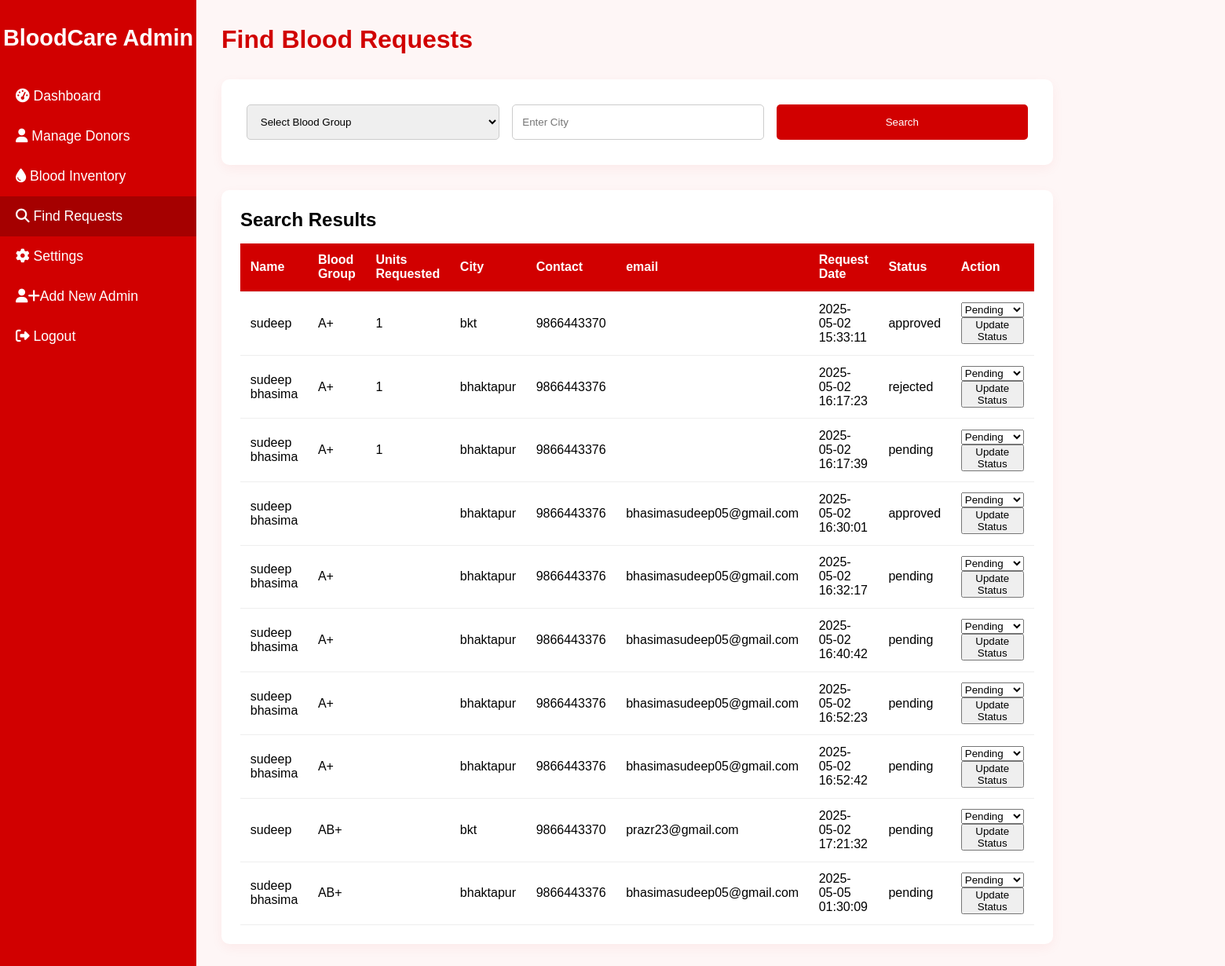
Page /finds_requests.php on the earlier database version.
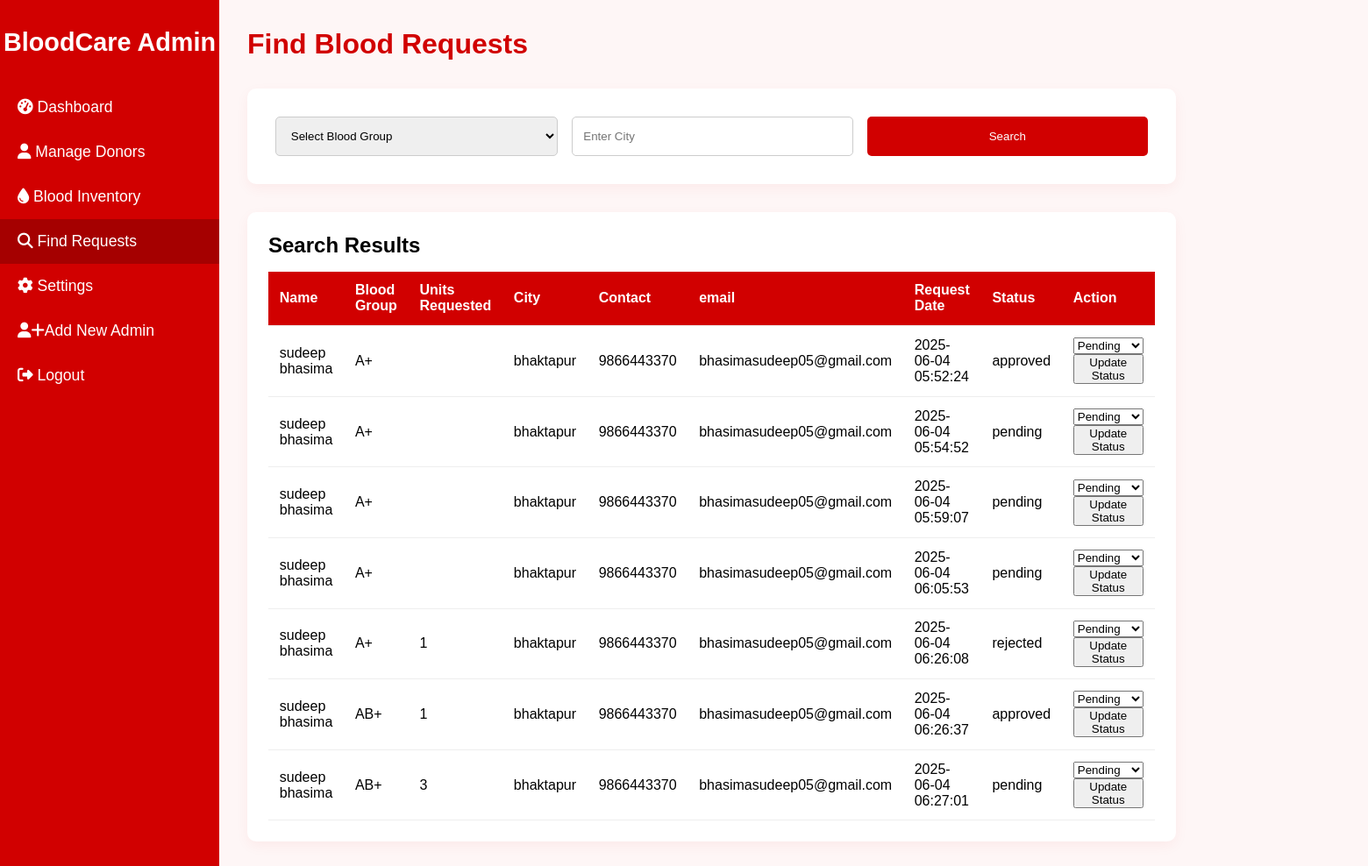
Same page on the later database version.
### tables this page shows
CREATE TABLE `blood_requests` (
  `id` int(11) NOT NULL,
  `blood_group` varchar(5) DEFAULT NULL,
  `units_requested` int(11) DEFAULT NULL,
  `user_id` int(11) DEFAULT NULL,
  `name` varchar(100) DEFAULT NULL,
  `city` varchar(100) DEFAULT NULL,
  `contact` varchar(20) DEFAULT NULL,
  `request_time` timestamp NOT NULL DEFAULT current_timestamp(),
  `status` enum('pending','approved','rejected') DEFAULT 'pending',
  `user_email` varchar(255) DEFAULT NULL
);

### finds_requests.php (the view, shortened to what this page needs)
<?php
include 'connection.php';
$city = isset($_POST['city']) ? trim($_POST['city']) : '';
$query = "SELECT * FROM blood_requests WHERE 1=1";
$stmt = $con->prepare($query);
$stmt->execute();
$result = $stmt->get_result();
?>
<!DOCTYPE html>
<html lang="en">
<head>
    <link rel="stylesheet" href="https://cdnjs.cloudflare.com/ajax/libs/font-awesome/6.4.0/css/all.min.css">
</head>
<body>
    <div class="sidebar">
        <h2>BloodCare Admin</h2>
        <ul>
            <li><a href="admin_dashboard.php"><i class="fas fa-tachometer-alt"></i> Dashboard</a></li>
            <li><a href="manage_donors.php"><i class="fas fa-user"></i> Manage Donors</a></li>
            <li><a href="blood_inventory.php"><i class="fas fa-tint"></i> Blood Inventory</a></li>
            <li class="active"><a href="find_requests.php"><i class="fas fa-search"></i> Find Requests</a></li>
            <li><a href="admin_update.php"><i class="fas fa-cog"></i> Settings</a></li>
             <li><a href="admin_register.php"> <i class="fa-solid fa-user">+</i>Add New Admin</a></li>
            <li><a href="logout.php"><i class="fas fa-sign-out-alt"></i> Logout</a></li>
        </ul>
    </div>
    <div class="main-content">
        <div class="header">
            <h1>Find Blood Requests</h1>
        </div>
        <div class="search-section">
            <form action="" method="post">
                <select name="blood_group">
                    <option value="">Select Blood Group</option>
                </select>
                <input type="text" name="city" placeholder="Enter City" value="<?= htmlspecialchars($city) ?>">
                <button type="submit">Search</button>
            </form>
        </div>
        <div class="results">
            <h2>Search Results</h2>
            <table>
                <thead>
                    <tr>
                        <th>Name</th>
                        <th>Blood Group</th>
                        <th>Units Requested</th>
                        <th>City</th>
                        <th>Contact</th>
                        <th>email</th>
                        <th>Request Date</th>
                        <th>Status</th>
                        <th>Action</th>
                    </tr>
                </thead>
                <tbody>
                    <?php if (mysqli_num_rows($result) > 0): ?>
                        <?php while ($row = mysqli_fetch_assoc($result)): ?>
                            <tr>
                                <td><?= htmlspecialchars($row['name']) ?></td>
                                <td><?= htmlspecialchars($row['blood_group']) ?></td>
                                <td><?= htmlspecialchars($row['units_requested']) ?></td>
                                <td><?= htmlspecialchars($row['city']) ?></td>
                                <td><?= htmlspecialchars($row['contact']) ?></td>
                                <td><?= htmlspecialchars($row['user_email']) ?></td>
                                <td><?= htmlspecialchars($row['request_time']) ?></td>
                                <td><?= htmlspecialchars($row['status']) ?></td>
                                <td>
                                    <form action="update_status.php" method="post">
                                        <select name="status">
                                            <option value="Pending" <?= $row['status'] == 'Pending' ? 'selected' : '' ?>>Pending</option>
                                        </select>
                                        <button type="submit">Update Status</button>
                                    </form>
                                </td>
                            </tr>
                        <?php endwhile; ?>
                    <?php else: ?>
                        <tr>
                            <td colspan="7">No requests found.</td>
                        </tr>
                    <?php endif; ?>
                </tbody>
            </table>
        </div>
    </div>
</body>
</html>

### finds_requests.php (style rules this page uses)
* { margin: 0; padding: 0; box-sizing: border-box; font-family: 'Poppins', sans-serif; }
body { background: #fef6f6; min-height: 100vh; display: flex; }
.sidebar { width: 250px; background: #d10000; color: #fff; position: fixed; height: 100%; padding-top: 2rem; }
.sidebar h2 { text-align: center; margin-bottom: 2rem; font-size: 1.8rem; }
.sidebar ul { list-style: none; }
.sidebar ul li { padding: 15px 20px; transition: 0.3s; }
.sidebar ul li a { color: #fff; text-decoration: none; font-size: 1.1rem; display: block; }
.sidebar ul li:hover, .sidebar ul li.active { background: #a50000; }
.main-content { margin-left: 250px; padding: 2rem; flex: 1; }
.header { display: flex; justify-content: space-between; align-items: center; margin-bottom: 2rem; }
.header h1 { font-size: 2rem; color: #d10000; }
.search-section { background: white; padding: 2rem; border-radius: 10px; box-shadow: 0 5px 15px rgba(209, 0, 0, 0.05); margin-bottom: 2rem; }
.search-section form { display: flex; flex-wrap: wrap; gap: 1rem; }
.search-section input, .search-section select, .search-section button { padding: 0.8rem; border: 1px solid #ccc; border-radius: 5px; flex: 1; min-width: 200px; }
.search-section button { background: #d10000; color: white; border: none; cursor: pointer; transition: background 0.3s; }
.results { background: white; padding: 1.5rem; border-radius: 10px; box-shadow: 0 5px 15px rgba(209, 0, 0, 0.05); }
table { width: 100%; border-collapse: collapse; margin-top: 1rem; }
table th, table td { padding: 0.8rem; border-bottom: 1px solid #eee; text-align: left; }
table th { background: #d10000; color: white; }

Differences in the rows shown:
removed blood_requests: name "sudeep", blood_group "A+", units_requested "1", city "bkt", contact "9866443370", request_time "2025-05-02 15:33:11", status "approved"
removed blood_requests: name "sudeep bhasima", blood_group "A+", units_requested "1", city "bhaktapur", contact "9866443376", request_time "2025-05-02 16:17:23", status "rejected"
removed blood_requests: name "sudeep bhasima", blood_group "A+", units_requested "1", city "bhaktapur", contact "9866443376", request_time "2025-05-02 16:17:39", status "pending"
removed blood_requests: name "sudeep bhasima", city "bhaktapur", contact "9866443376", user_email "bhasimasudeep05@gmail.com", request_time "2025-05-02 16:30:01", status "approved"
removed blood_requests: name "sudeep bhasima", blood_group "A+", city "bhaktapur", contact "9866443376", user_email "bhasimasudeep05@gmail.com", request_time "2025-05-02 16:32:17", status "pending"
removed blood_requests: name "sudeep bhasima", blood_group "A+", city "bhaktapur", contact "9866443376", user_email "bhasimasudeep05@gmail.com", request_time "2025-05-02 16:40:42", status "pending"
removed blood_requests: name "sudeep bhasima", blood_group "A+", city "bhaktapur", contact "9866443376", user_email "bhasimasudeep05@gmail.com", request_time "2025-05-02 16:52:23", status "pending"
removed blood_requests: name "sudeep bhasima", blood_group "A+", city "bhaktapur", contact "9866443376", user_email "bhasimasudeep05@gmail.com", request_time "2025-05-02 16:52:42", status "pending"
removed blood_requests: name "sudeep", blood_group "AB+", city "bkt", contact "9866443370", user_email "prazr23@gmail.com", request_time "2025-05-02 17:21:32", status "pending"
removed blood_requests: name "sudeep bhasima", blood_group "AB+", city "bhaktapur", contact "9866443376", user_email "bhasimasudeep05@gmail.com", request_time "2025-05-05 01:30:09", status "pending"
added blood_requests: name "sudeep bhasima", blood_group "A+", city "bhaktapur", contact "9866443370", user_email "bhasimasudeep05@gmail.com", request_time "2025-06-04 05:52:24", status "approved"
added blood_requests: name "sudeep bhasima", blood_group "A+", city "bhaktapur", contact "9866443370", user_email "bhasimasudeep05@gmail.com", request_time "2025-06-04 05:54:52", status "pending"
added blood_requests: name "sudeep bhasima", blood_group "A+", city "bhaktapur", contact "9866443370", user_email "bhasimasudeep05@gmail.com", request_time "2025-06-04 05:59:07", status "pending"
added blood_requests: name "sudeep bhasima", blood_group "A+", city "bhaktapur", contact "9866443370", user_email "bhasimasudeep05@gmail.com", request_time "2025-06-04 06:05:53", status "pending"
added blood_requests: name "sudeep bhasima", blood_group "A+", units_requested "1", city "bhaktapur", contact "9866443370", user_email "bhasimasudeep05@gmail.com", request_time "2025-06-04 06:26:08", status "rejected"
added blood_requests: name "sudeep bhasima", blood_group "AB+", units_requested "1", city "bhaktapur", contact "9866443370", user_email "bhasimasudeep05@gmail.com", request_time "2025-06-04 06:26:37", status "approved"
added blood_requests: name "sudeep bhasima", blood_group "AB+", units_requested "3", city "bhaktapur", contact "9866443370", user_email "bhasimasudeep05@gmail.com", request_time "2025-06-04 06:27:01", status "pending"
